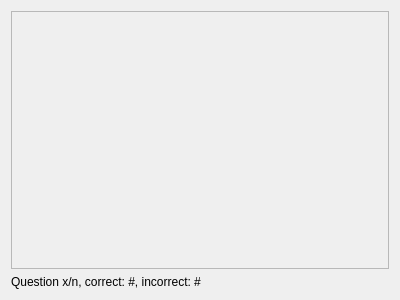
<?xml version="1.0" encoding="UTF-8"?>
<ui version="4.0">
 <class>QtHometrainerMainDialog</class>
 <widget class="QDialog" name="QtHometrainerMainDialog">
  <property name="geometry">
   <rect>
    <x>0</x>
    <y>0</y>
    <width>400</width>
    <height>300</height>
   </rect>
  </property>
  <property name="windowTitle">
   <string>Hometrainer</string>
  </property>
  <layout class="QVBoxLayout" name="verticalLayout">
   <item>
    <widget class="QScrollArea" name="scrollArea">
     <property name="widgetResizable">
      <bool>true</bool>
     </property>
     <widget class="QWidget" name="contents_here">
      <property name="geometry">
       <rect>
        <x>0</x>
        <y>0</y>
        <width>380</width>
        <height>261</height>
       </rect>
      </property>
      <layout class="QVBoxLayout" name="verticalLayout_3"/>
     </widget>
    </widget>
   </item>
   <item>
    <widget class="QLabel" name="label_score">
     <property name="text">
      <string>Question x/n, correct: #, incorrect: #</string>
     </property>
    </widget>
   </item>
  </layout>
 </widget>
 <resources/>
 <connections/>
</ui>
